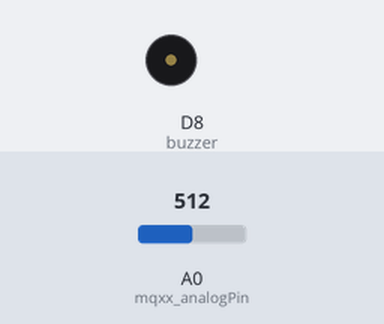
The sketch below on a simulated ESP8266 (NodeMCU). On the bench: buzzer (waves = sounding). Inputs (shaded band) come from the test bench; at power-on: A0 (mqxx_analogPin) = 512. WiFi joins after 1.5 s; servers stay silent unless stated; no MQTT or app messages arrive unless stated; what the sketch prints to the serial monitor is not drawn.

Above: at 2.7 s.
2.8 s: A0 (mqxx_analogPin) set to 687
4.7 s: A0 (mqxx_analogPin) set to 711
At 6.3 s:
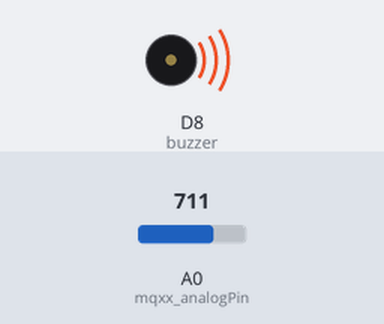
Timing chart, 0 to 14.7 s (numbered marks = the images above; inputs shaded):
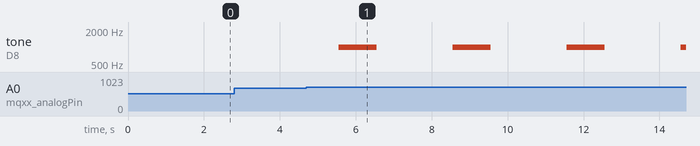

The sketch:

gas_sensor.ino
```cpp
#include <ESP8266WiFi.h>
#include <PubSubClient.h>

int mqxx_analogPin = A0;
int buzzer=D8;
int sensorthresh=700;

const char* ssid     = "MinhTuan";         // The SSID (name) of the Wi-Fi network you want to connect to
const char* password = "Minhdo0309";     // The password of the Wi-Fi network
const char* mqttServer = "192.168.1.200";    // IP adress Raspberry Pi
const int mqttPort = 1883;
const char* mqttUser = "username";      // if you don't have MQTT Username, no need input
const char* mqttPassword = "Minhdo0309";

WiFiClient espClient;
PubSubClient client(espClient);

void setup(){
  Serial.begin(115200);
  setupwifi();
  setupMQTT();
  pinMode(buzzer, OUTPUT);
}
void loop(){
  GasDetect();

  //delay(1000);
}
void setupwifi(){
  WiFi.begin(ssid, password);
  while (WiFi.status() != WL_CONNECTED) {
    delay(500);
    Serial.println("Connecting to WiFi..");
  }
  Serial.println("Connected to the WiFi network");
}
void GasDetect(){

  int mqxx_value = analogRead(mqxx_analogPin);
  Serial.print(mqxx_value);
  Serial.print("  ");
  if(mqxx_value>sensorthresh){
    tone(buzzer, 1000);
    delay(1000);
    noTone(buzzer);
    delay(1000);
    client.publish("esp8266/FireAlarm", "WARNING,FIRE!!!!");
    delay(1000);
  }
  else{
    noTone(buzzer);
    client.publish("esp8266/FireAlarm", "NORMAL!!!");
    delay(1000);
  }

}
void setupMQTT(){
  client.setServer(mqttServer, mqttPort);
  client.setCallback(callback);

  while (!client.connected()) {
    Serial.println("Connecting to MQTT...");
    if (client.connect("ESP8266Client", mqttUser, mqttPassword )) {
      Serial.println("connected");

    }
    else {
      Serial.print("failed with state ");
      Serial.print(client.state());
      delay(2000);
    }
  }
}
void callback(char* topic, byte* payload, unsigned int length) {

  Serial.print("Message arrived in topic: ");
  Serial.println(topic);

  Serial.print("Message:");
  for (int i = 0; i < length; i++) {
    Serial.print((char)payload[i]);
  }

  Serial.println();
  Serial.println("-----------------------");

}
```

Measured:
- the behaviour switches between 700 and 701 on A0 (mqxx_analogPin) (found by bisection; images 0 and 1)
- after the input at 2.8 s, every drawn part: stays the same
- after the input at 4.7 s, tone on D8 (buzzer): alternates 1000 Hz for 1.0 s and silent for 2.0 s, starting after 0.86 s
